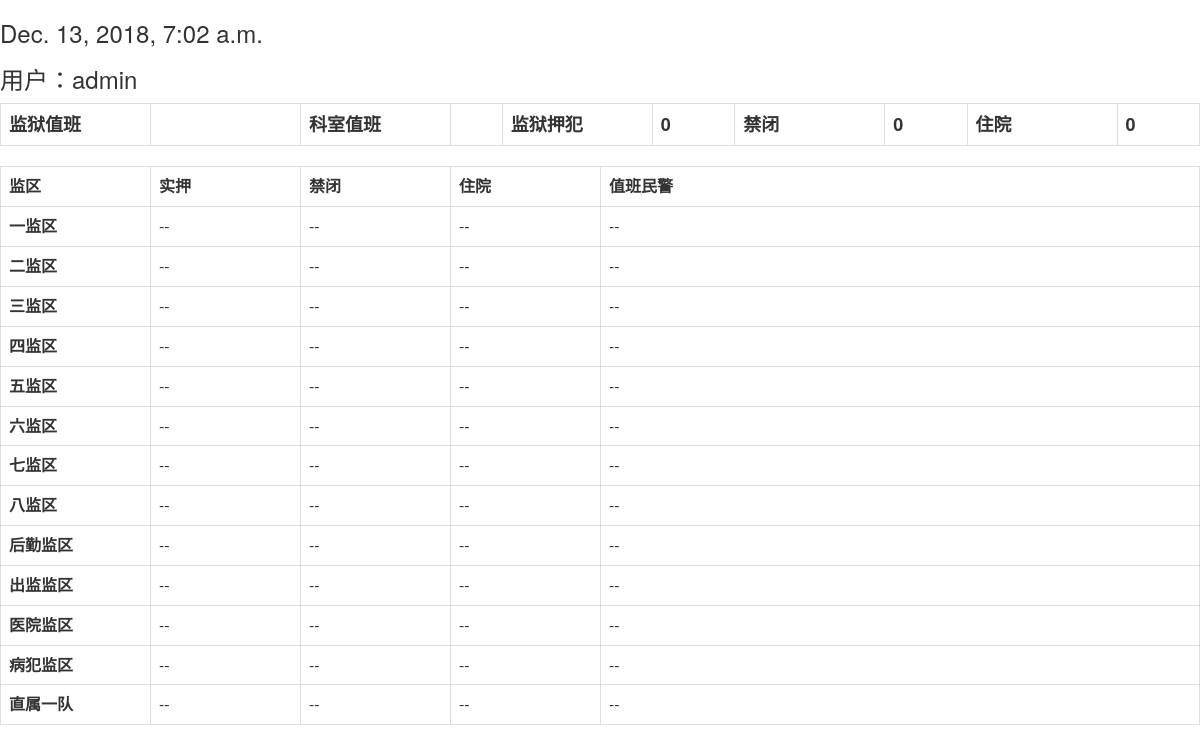
Page /index/ (signed in) on the committed database.
### baoban/models.py (models this page shows)
class org(models.Model):
	name_org = models.CharField(max_length=32,verbose_name='单位')
	code_org = models.CharField(max_length=2,verbose_name='单位代码')
	yafan_org = models.CharField(max_length=1,choices=yes_no,verbose_name='是否押犯')
	memo_org = models.TextField(blank=True,verbose_name='备注')
	def __unicode__(self):
		return self.name_org

### baoban/views.py (the view)
# urls.py: url(r'^index/$', views.index),
def index(request):
	jianqus = org.objects.all()
	username=request.session['username']
	zb = timezone.now()
	y = zb.strftime('%Y')
	m = zb.strftime('%m')
	d = zb.strftime('%d')
	zfrenshus = zfrenshu.objects.filter(date_zfrenshu__year=y,
										date_zfrenshu__month=m,
										date_zfrenshu__day=d)
	zhibans = zhiban.objects.filter(date_zhiban__year=y,
									date_zhiban__month=m,
									date_zhiban__day=d)
	scro1 = 0
	scro2 = 0
	scro3 = 0
	for i in zfrenshus:
		scro1 = scro1 + int(i.shiya_zfrenshu)
		scro2 = scro2 + int(i.jinbi_zfrenshu)
		scro3 = scro3 + int(i.other_zfrenshu)
	w5c = zhibans.filter(name_zhiban__lingdao_minjing="1")
	for i in w5c:
		for a in i.name_zhiban.all():
			lingdao = a.name_minjing
	w5c1 = zhibans.filter(name_zhiban__w5c_minjing="1")
	lingdao1 = ''
	for i in w5c1:
		for a in i.name_zhiban.all():
			lingdao1 =lingdao1 + "   " + a.name_minjing
	zhibans1 = zhibans.exclude(name_zhiban__w5c_minjing='1').order_by('name_zhiban__danwei_minjing__code_org')
	obj1 = ['jianqu','shiya','jiuyi','oth','mj']
	obj = []
	for dw in [2,3,4,5,6,7,8,9,10,11,12,13,14]:
		a1 = jianqus.get(code_org=dw)
		zf = zfrenshus.filter(danwei_zfrenshu__code_org=dw)
		if zf.exists():
			for i in zf.all():
				a2=i.shiya_zfrenshu
				a3=i.jiuyi_zfrenshu
				a4=i.other_zfrenshu
				a5=''
		else:
			a2='--'
			a3='--'
			a4='--'
			a5=''
		zb1 = zhibans.filter(name_zhiban__danwei_minjing__code_org=dw)
		if zb1.exists():
			i = zb1.all()[0]
			for ii in i.name_zhiban.all():
				a5 = a5 + " " + ii.name_minjing
		else:
			a5 = '--'
		obj2=[a1,a2,a3,a4,a5]
		obj3 = dict(zip(obj1,obj2))
		obj.append(obj3)
	return render(request, 'index.html',locals())

### templates/index.html (shortened to what this page needs)
{% extends 'base.html' %}
{% block body_content1 %}
<h3>{{ zb }}</h3>
<h3>用户：{{ username }}</h3>
<table class='table table-bordered' style="font-size:18px;">
 <tr>
    <th width='150'>监狱值班</th>
    <th width='150'>{{ lingdao }}</th>
    <th width='150'>科室值班</th>
    <th >{{ lingdao1 }}</th>
     <th width='150'>监狱押犯</th>
    <th >{{ scro1 }}</th>
     <th width='150'>禁闭</th>
    <th >{{ scro2 }}</th>
     <th width='150'>住院</th>
    <th >{{ scro3 }}</th>
  </tr>
</table>
<table class='table table-bordered' style="font-size:16px;">
  <tr>
    <th scope="col" width='150'>监区</th>
    <th scope="col" width='150'>实押</th>
    <th scope="col" width='150'>禁闭</th>
    <th scope="col" width='150'>住院</th>
    <th scope="col">值班民警</th>
  </tr>
  {% for item in obj %}
  <tr>
    <th scope="row">{{ item.jianqu }}</th>
    <td>{{ item.shiya }}</td>
    <td>{{ item.jiuyi}}</td>
    <td>{{ item.oth}}</td>
    <td>{{ item.mj}}</td>
  </tr>
 {% endfor %}
</table>
{% endblock %}

### templates/base.html (shortened to what this page needs)
<!DOCTYPE html PUBLIC "-//W3C//DTD XHTML 1.0 Transitional//EN" "http://www.w3.org/TR/xhtml1/DTD/xhtml1-transitional.dtd">
<html xmlns="http://www.w3.org/1999/xhtml">
<head>
    <link rel='stylesheet' href='/static/css/bootstrap.min.css'/>
</head>
<body>
{% block body_content1 %}  {% endblock %}
</body>
</html>

### rows in the picture
org: jianqu "一监区", shiya "--", jiuyi "--", oth "--", mj "--"
org: jianqu "二监区", shiya "--", jiuyi "--", oth "--", mj "--"
org: jianqu "三监区", shiya "--", jiuyi "--", oth "--", mj "--"
org: jianqu "四监区", shiya "--", jiuyi "--", oth "--", mj "--"
org: jianqu "五监区", shiya "--", jiuyi "--", oth "--", mj "--"
org: jianqu "六监区", shiya "--", jiuyi "--", oth "--", mj "--"
org: jianqu "七监区", shiya "--", jiuyi "--", oth "--", mj "--"
org: jianqu "八监区", shiya "--", jiuyi "--", oth "--", mj "--"
org: jianqu "后勤监区", shiya "--", jiuyi "--", oth "--", mj "--"
org: jianqu "出监监区", shiya "--", jiuyi "--", oth "--", mj "--"
org: jianqu "医院监区", shiya "--", jiuyi "--", oth "--", mj "--"
org: jianqu "病犯监区", shiya "--", jiuyi "--", oth "--", mj "--"
org: jianqu "直属一队", shiya "--", jiuyi "--", oth "--", mj "--"

### other values in the picture
{{ username }} "admin"
{{ scro1 }} "0"
{{ scro2 }} "0"
{{ scro3 }} "0"
